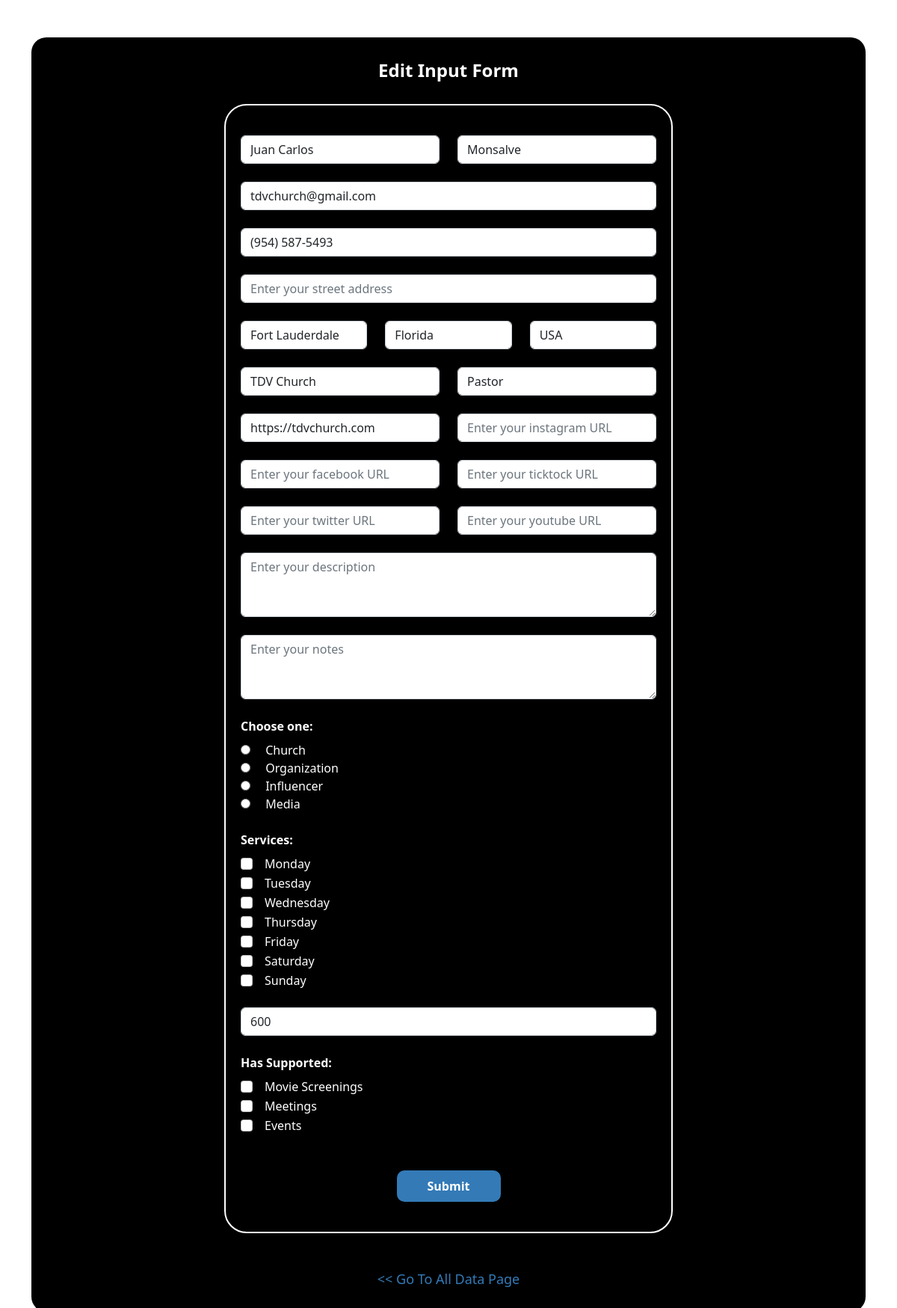
The page /edit/7/ on the database its author committed.
### report/models.py (models this page shows)
class UserData(models.Model):
    first_name = models.CharField(max_length=100)
    last_name = models.CharField(max_length=100)
    email = models.EmailField()
    phone = models.CharField(max_length=20)
    street_address = models.CharField(max_length=200)
    city = models.CharField(max_length=100)
    state = models.CharField(max_length=100)
    country = models.CharField(max_length=100)
    organization_name = models.CharField(max_length=100)
    title = models.CharField(max_length=100)
    website = models.URLField(blank=True)
    instagram = models.URLField(blank=True)
    instagram_followers = models.IntegerField(null=True, blank=True)
    facebook = models.URLField(blank=True)
    facebook_followers = models.IntegerField(null=True, blank=True)
    ticktock = models.URLField(blank=True)
    ticktock_followers = models.IntegerField(null=True, blank=True)
    twitter = models.URLField(blank=True)
    twitter_followers = models.IntegerField(null=True, blank=True)
    youtube = models.URLField(blank=True)
    youtube_followers = models.IntegerField(null=True, blank=True)
    description = models.TextField()
    notes = models.TextField()
    is_church = models.BooleanField(default=False)
    is_organization = models.BooleanField(default=False)
    is_influencer = models.BooleanField(default=False)
    is_media = models.BooleanField(default=False)
    services = models.CharField(max_length=100)
    weekly_attendees = models.IntegerField(null=True, blank=True)
    has_supported = models.CharField(max_length=100)

### report/views.py (the view)
# urls.py: path('edit/<int:data_id>/', views.edit_data, name='edit_data'),
def edit_data(request, data_id):
    data = get_object_or_404(UserData, id=data_id)
    if request.method == 'POST':
        data.first_name = request.POST.get('first_name')
        data.last_name = request.POST.get('last_name')
        data.email = request.POST.get('email')
        data.phone = request.POST.get('phone')
        data.street_address = request.POST.get('street_address')
        data.city = request.POST.get('city')
        data.state = request.POST.get('state')
        data.country = request.POST.get('country')
        data.organization_name = request.POST.get('organization_name')
        data.title = request.POST.get('title')
        data.website = request.POST.get('website')
        data.instagram = request.POST.get('instagram')
        data.facebook = request.POST.get('facebook')
        data.ticktock = request.POST.get('ticktock')
        data.twitter = request.POST.get('twitter')
        data.youtube = request.POST.get('youtube')
        data.description = request.POST.get('description')
        data.notes = request.POST.get('notes')
        data.is_church = 'type' in request.POST and request.POST['type'] == 'church'
        data.is_organization = 'type' in request.POST and request.POST['type'] == 'organization'
        data.is_influencer = 'type' in request.POST and request.POST['type'] == 'influencer'
        data.is_media = 'type' in request.POST and request.POST['type'] == 'media'
        data.services = request.POST.getlist('services')
        data.weekly_attendees = request.POST.get('weekly_attendees')
        data.has_supported = request.POST.getlist('has_supported')
        data.save()
        messages.success(request, 'Data Updated successfully!')
        return redirect("allData")
    else:
        return render(request, "edit_data.html", {"data": data})

### templates/edit_data.html (shortened to what this page needs)
<!DOCTYPE html>
{% load static %}
<html lang="en">
    <head>
        <link href="https://cdn.jsdelivr.net/npm/bootstrap@5.2.3/dist/css/bootstrap.min.css" rel="stylesheet">
        <link rel="stylesheet" type="text/css" href="{% static 'css/style.css' %}">
    </head>
    <body>
        <div id="home">
            <div class="container">
                <div class="custom-card">
                    <h1 class="home_h">Edit Input Form</h1>
                    <form method="POST" enctype="multipart/form-data" class="input_manually_form mb-5">
                        <div class="row mb-4">
                            <div class="col-md-6">
                                <input type="text" class="form-control" name="first_name" id="firstName" value="{{data.first_name}}" placeholder="Enter your first name">
                            </div>
                            <div class="col-md-6">
                                <input type="text" class="form-control" name="last_name" id="lastName" value="{{data.last_name}}" placeholder="Enter your last name">
                            </div>
                        </div>
                        <div class="mb-4">
                            <input type="email" class="form-control" name="email" id="email" value="{{data.email}}" placeholder="Enter your email">
                        </div>
                        <div class="mb-4">
                            <input type="tel" class="form-control" name="phone" id="phone" value="{{data.phone}}" placeholder="Enter your telephone number">
                        </div>
                        <div class="mb-4">
                            <input type="text" class="form-control" name="street_address" id="address" value="{{data.street_address}}" placeholder="Enter your street address">
                        </div>
                        <div class="row mb-4">
                            <div class="col-md-4">
                                <input type="text" class="form-control" name="city" id="city" value="{{data.city}}" placeholder="Enter your city">
                            </div>
                            <div class="col-md-4">
                                <input type="text" class="form-control" name="state" id="state" value="{{data.state}}" placeholder="Enter your state">
                            </div>
                            <div class="col-md-4">
                                <input type="text" class="form-control" name="country" id="country" value="{{data.country}}" placeholder="Enter your country">
                            </div>
                        </div>
                        <div class="row mb-4">
                            <div class="col-md-6">
                                <input type="text" class="form-control" name="organization_name" id="orgName" value="{{data.organization_name}}" placeholder="Enter your organization name">
                            </div>
                            <div class="col-md-6">
                                <input type="text" class="form-control" name="title" id="title" value="{{data.title}}"  placeholder="Enter your title">
                            </div>
                        </div>
                        <div class="row">
                            <div class="col-md-6 mb-4">
                                <input type="url" class="form-control" name="website" id="website" value="{{data.website}}" placeholder="Enter your website URL">
                            </div>
                            <div class="col-md-6 mb-4">
                                <input type="text" class="form-control" name="instagram" id="instagram" value="{{data.instagram}}" placeholder="Enter your instagram URL">
                            </div>
                            <div class="col-md-6 mb-4">
                                <input type="text" class="form-control" name="facebook" id="facebook" value="{{data.facebook}}" placeholder="Enter your facebook URL">
                            </div>
                            <div class="col-md-6 mb-4">
                                <input type="text" class="form-control" name="ticktock" id="ticktock" value="{{data.ticktock}}" placeholder="Enter your ticktock URL">
                            </div>
                            <div class="col-md-6 mb-4">
                                <input type="text" class="form-control" name="twitter" id="twitter" value="{{data.twitter}}" placeholder="Enter your twitter URL">
                            </div>
                            <div class="col-md-6 mb-4">
                                <input type="text" class="form-control" name="youtube" id="youtube" value="{{data.youtube}}" placeholder="Enter your youtube URL">
                            </div>
                        </div>
                        <div class="mb-4">
                            <textarea class="form-control" name="description" id="description" rows="3" placeholder="Enter your description">{{data.description}}</textarea>
                        </div>
                        <div class="mb-4">
                            <textarea class="form-control" name="notes" id="notes" rows="3" placeholder="Enter your notes">{{data.notes}}</textarea>
                        </div>
                        <div class="mb-4">
                            <label class="d-block mb-2 fw-bolder">Choose one:</label>
                            <input type="radio" id="church" value="church" name="type" {% if data.is_church %}checked{% endif %}>
                            <label for="church" class="ms-3">Church</label><br>
                            <input type="radio" id="organization" value="organization" name="type" {% if data.is_organization %}checked{% endif %}>
                            <label for="organization" class="ms-3">Organization</label><br>
                            <input type="radio" id="influencer" value="influencer" name="type" {% if data.is_influencer %}checked{% endif %}>
                            <label for="influencer" class="ms-3">Influencer</label><br>
                            <input type="radio" id="media" value="media" name="type" {% if data.is_media %}checked{% endif %}>
                            <label for="media" class="ms-3">Media</label>
                        </div>
                        <div class="mb-4">
                            <label class="form-label fw-bolder">Services:</label>
                            <div class="form-check">
                                <input class="form-check-input" type="checkbox" name="services" id="monday" value="monday" {% if "monday" in data.services %}checked{% endif %}>
                                <label class="form-check-label ms-2" for="monday">Monday</label>
                            </div>
                            <div class="form-check">
                                <input class="form-check-input" type="checkbox" name="services" id="tuesday" value="tuesday" {% if "tuesday" in data.services %}checked{% endif %}>
                                <label class="form-check-label ms-2" for="tuesday">Tuesday</label>
                            </div>
                            <div class="form-check">
                                <input class="form-check-input" type="checkbox" name="services" id="wednesday" value="wednesday" {% if "wednesday" in data.services %}checked{% endif %}>
                                <label class="form-check-label ms-2" for="wednesday">Wednesday</label>
                            </div>
                            <div class="form-check">
                                <input class="form-check-input" type="checkbox" name="services" id="thursday" value="thursday" {% if "thursday" in data.services %}checked{% endif %}>
                                <label class="form-check-label ms-2" for="thursday">Thursday</label>
                            </div>
                            <div class="form-check">
                                <input class="form-check-input" type="checkbox" name="services" id="friday" value="friday" {% if "friday" in data.services %}checked{% endif %}>
                                <label class="form-check-label ms-2" for="friday">Friday</label>
                            </div>
                            <div class="form-check">
                                <input class="form-check-input" type="checkbox" name="services" id="saturday" value="saturday" {% if "saturday" in data.services %}checked{% endif %}>
                                <label class="form-check-label ms-2" for="saturday">Saturday</label>
                            </div>
                            <div class="form-check">
                                <input class="form-check-input" type="checkbox" name="services" id="sunday" value="sunday" {% if "sunday" in data.services %}checked{% endif %}>
                                <label class="form-check-label ms-2" for="sunday">Sunday</label>
                            </div>
                        </div>
                        <div class="mb-4">
                            <input type="number" class="form-control" name="weekly_attendees" id="weekly_attendees" value="{{data.weekly_attendees}}" placeholder="Enter Weekly Attendees">
                        </div>
                        <div class="mb-5">
                            <label class="form-label fw-bolder">Has Supported:</label>
                            <div class="form-check">
                                <input class="form-check-input" type="checkbox" name="has_supported" id="movieScreenings" value="movieScreenings" {% if "movieScreenings" in data.has_supported %}checked{% endif %}>
                                <label class="form-check-label ms-2" for="movieScreenings">Movie Screenings</label>
                            </div>
                            <div class="form-check">
                                <input class="form-check-input" type="checkbox" name="has_supported" id="meetings" value="meetings" {% if "meetings" in data.has_supported %}checked{% endif %}>
                                <label class="form-check-label ms-2" for="meetings">Meetings</label>
                            </div>
                            <div class="form-check">
                                <input class="form-check-input" type="checkbox" name="has_supported" id="events" value="events" {% if "events" in data.has_supported %}checked{% endif %}>
                                <label class="form-check-label ms-2" for="events">Events</label>
                            </div>
                        </div>
                        <div class="mt-5 d-flex justify-content-center">
                            <button type="submit" class="btn submit_btn">Submit</button>
                        </div>
                    </form>
                    <a href="{% url 'allData' %}" class="home_back"><< Go To All Data Page</a>
                </div>
            </div>
        </div>
    </body>
</html>

### static/css/style.css (style rules this page uses)
* { box-sizing: border-box; margin: 0; padding: 0; }
.custom-card { background-color: #000; color: #fff; margin: 50px 0; padding: 30px 0; text-align: center; border-radius: 20px; }
.btn { background-color: #337ab7; color: #fff; text-decoration: none; padding: 8px 40px; border-radius: 10px; font-weight: 700; transition: .6s all; }
.home_h { font-size: 24px; margin-bottom: 30px; font-weight: bolder; }
.home_back { color: #337ab7; font-size: 18px; transition: .5s all; text-decoration: none; }
.input_manually_form { width: 50vw; margin: 0 auto; border: 2px solid #fff; border-radius: 30px; padding: 40px 20px; text-align: left !important; }

### rows shown on the page
UserData: first_name "Juan Carlos", last_name "Monsalve", email "tdvchurch@gmail.com", phone "(954) 587-5493", city "Fort Lauderdale", state "Florida", country "USA", organization_name "TDV Church", title "Pastor", website "https://tdvchurch.com", is_church "☐ Church", is_organization "☐ Organization", is_influencer "☐ Influencer", is_media "☐ Media", weekly_attendees "600"
